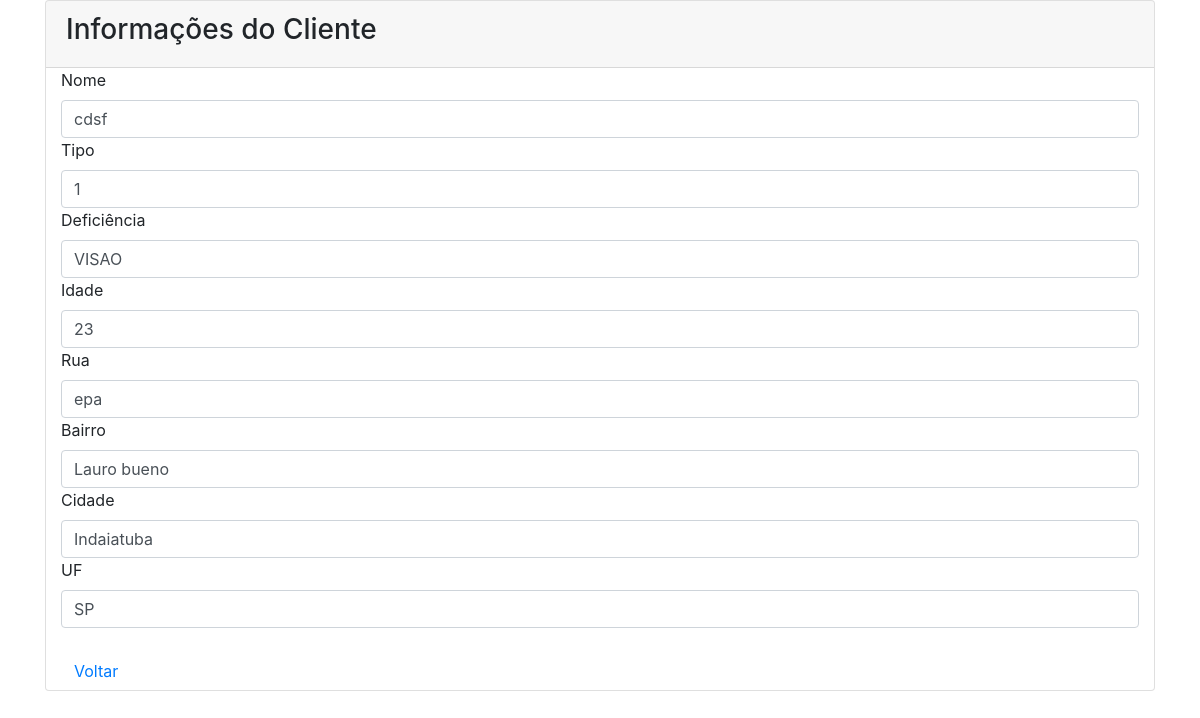
Screenshot of /crud/read.php?id=11 with the database file from the repository.
### tables this page shows
CREATE TABLE IF NOT EXISTS `usuario` (
  `id` int(11) NOT NULL AUTO_INCREMENT,
  `USER_NOME` varchar(255) NOT NULL,
  `USER_TIPO` char(1) NOT NULL DEFAULT '0',
  `USER_DEFICIENCIA` varchar(30) DEFAULT NULL,
  `USER_IDADE` decimal(10,0) DEFAULT NULL,
  `RUA` varchar(100) DEFAULT NULL,
  `BAIRRO` varchar(100) DEFAULT NULL,
  `CIDADE` varchar(100) DEFAULT NULL,
  `UF` char(2) DEFAULT NULL,
  `USER_SENHA` varchar(255) DEFAULT NULL,
  PRIMARY KEY (`id`)
);

### crud/read.php (the view, shortened to what this page needs)
<?php
$id = null;
if (!empty($_GET['id'])) {
    $id = $_REQUEST['id'];
}
if (null == $id) {
    header("Location: index.php");
} else {
    $pdo = Banco::conectar();
    $pdo->setAttribute(PDO::ATTR_ERRMODE, PDO::ERRMODE_EXCEPTION);
    $sql = "SELECT * FROM usuario where id = ?";
    $q = $pdo->prepare($sql);
    $q->execute(array($id));
    $data = $q->fetch(PDO::FETCH_ASSOC);
}
?>
<!DOCTYPE html>
<html lang="pt-br">
<head>
    <link rel="stylesheet" href="assets/css/bootstrap.min.css">
</head>
<body>
<div class="container">
    <div class="span15 offset1">
        <div class="card">
            <div class="card-header">
                <h3 class="well">Informações do Cliente</h3>
            </div>
            <div class="container">
                <div class="form-horizontal">
                    <div class="control-group">
                        <label class="control-label">Nome</label>
                        <div class="controls form-control">
                            <label class="carousel-inner">
                                <?php echo $data['USER_NOME']; ?>
                            </label>
                        </div>
                    </div>
                    <div class="control-group">
                        <label class="control-label">Tipo</label>
                        <div class="controls form-control disabled">
                            <label class="carousel-inner">
                                <?php echo $data['USER_TIPO']; ?>
                            </label>
                        </div>
                    </div>
                    <div class="control-group">
                        <label class="control-label">Deficiência</label>
                        <div class="controls form-control disabled">
                            <label class="carousel-inner">
                                <?php echo $data['USER_DEFICIENCIA']; ?>
                            </label>
                        </div>
                    </div>
                    <div class="control-group">
                        <label class="control-label">Idade</label>
                        <div class="controls form-control disabled">
                            <label class="carousel-inner">
                                <?php echo $data['USER_IDADE']; ?>
                            </label>
                        </div>
                    </div>
                    <div class="control-group">
                        <label class="control-label">Rua</label>
                        <div class="controls form-control disabled">
                            <label class="carousel-inner">
                                <?php echo $data['RUA']; ?>
                            </label>
                        </div>
                    </div>
                    <div class="control-group">
                        <label class="control-label">Bairro</label>
                        <div class="controls form-control disabled">
                            <label class="carousel-inner">
                                <?php echo $data['BAIRRO']; ?>
                            </label>
                        </div>
                    </div>
                    <div class="control-group">
                        <label class="control-label">Cidade</label>
                        <div class="controls form-control disabled">
                            <label class="carousel-inner">
                                <?php echo $data['CIDADE']; ?>
                            </label>
                        </div>
                    </div>
                    <div class="control-group">
                        <label class="control-label">UF</label>
                        <div class="controls form-control disabled">
                            <label class="carousel-inner">
                                <?php echo $data['UF']; ?>
                            </label>
                        </div>
                    </div>
                    <br/>
                    <div class="form-actions">
                        <a href="index.php" type="btn" class="btn btn-default">Voltar</a>
                    </div>
                </div>
            </div>
        </div>
    </div>
</div>
</body>
</html>

### rows the page displays
usuario: USER_NOME "cdsf", USER_TIPO "1", USER_DEFICIENCIA "VISAO", USER_IDADE "23", RUA "epa", BAIRRO "Lauro bueno", CIDADE "Indaiatuba", UF "SP"
